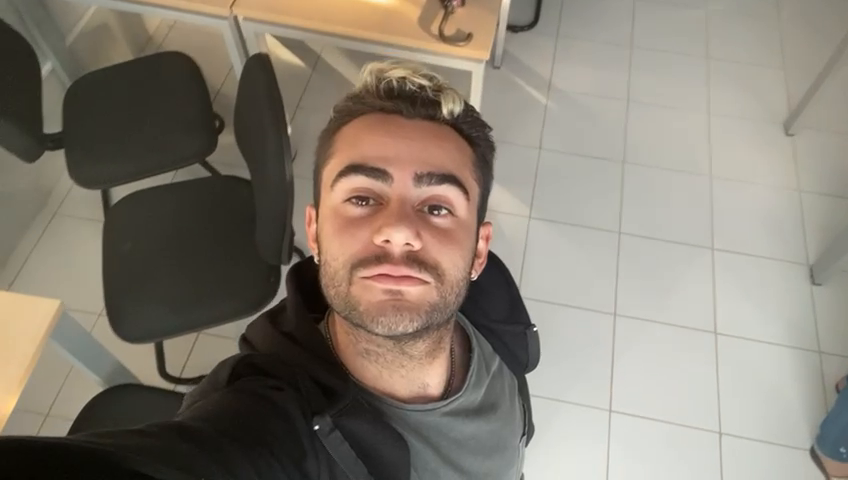
#> input picture frame 39 of midia/victorm.mp4, 848 x 480 px, given in place of victor.mov, which was not available
$ python teste.py
#> lines starting #> are read from the running program, lines starting #| are printed output that depends on the picture; pictures that were not available may be replaced by others from this repository, and a replacement may not be noted
import cv2
import os
import imutils

personName = 'victor'
dataPath = './midia/' #Cambia a la ruta donde hayas almacenado Data
personPath = dataPath + '/' + personName

if not os.path.exists(personPath):
	print('Pasta criada: ',personPath)
	os.makedirs(personPath)

video_path = os.path.join(dataPath, "victor.mov")
cap = cv2.VideoCapture(video_path)

faceClassif = cv2.CascadeClassifier(cv2.data.haarcascades+'haarcascade_frontalface_default.xml')
count = 0

while True:

	ret, frame = cap.read()
#> frame is the input picture: shape (480, 848, 3); mean B, G, R 116, 128, 136.5
	if ret == False: break
	frame =  imutils.resize(frame, width=640)
#> frame: shape (362, 640, 3)
	gray = cv2.cvtColor(frame, cv2.COLOR_BGR2GRAY)
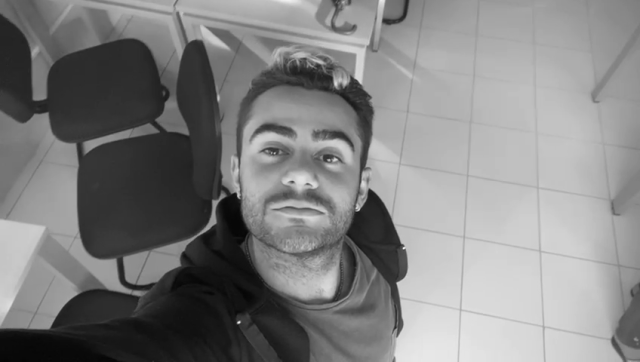
#> gray: shape (362, 640); min 4, max 240, mean 129.2
	auxFrame = frame.copy()

	faces = faceClassif.detectMultiScale(gray,1.3,5)
#> faces = [[218, 86, 165, 165]]

	for (x,y,w,h) in faces:
		cv2.rectangle(frame, (x,y),(x+w,y+h),(0,255,0),2)
		rosto = auxFrame[y:y+h,x:x+w]
		rosto = cv2.resize(rosto,(150,150),interpolation=cv2.INTER_CUBIC)
		cv2.imwrite(personPath + '/rosto_{}.jpg'.format(count),rosto)
		count = count + 1
#> this loop made 1 pass
#> (x, y, w, h, count) on pass 1: (218, 86, 165, 165, 1)
#> pass 1, `rosto = auxFrame[y:y+h,x:x+w]`:
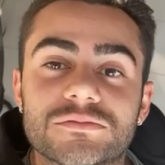
#> rosto: shape (165, 165, 3); mean B, G, R 96.1, 113.2, 148.7
#> after the loop:
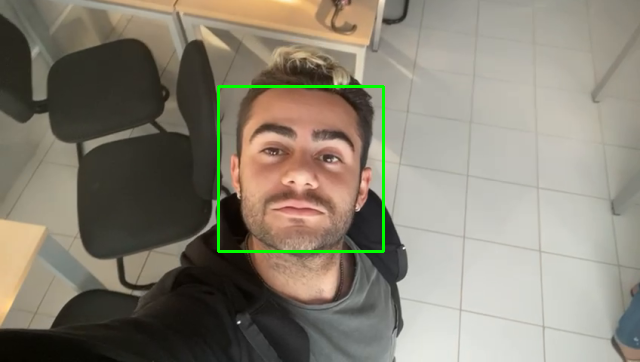
#> frame: shape (362, 640, 3); mean B, G, R 115.3, 129.4, 135.7
#> after the loop, count = 1
	cv2.imshow('frame',frame)

	k =  cv2.waitKey(1)
#> (key Esc is pressed here)
	if k == 27 or count >= 300:
		break

cap.release()
cv2.destroyAllWindows()

$ run again, starting later in the video
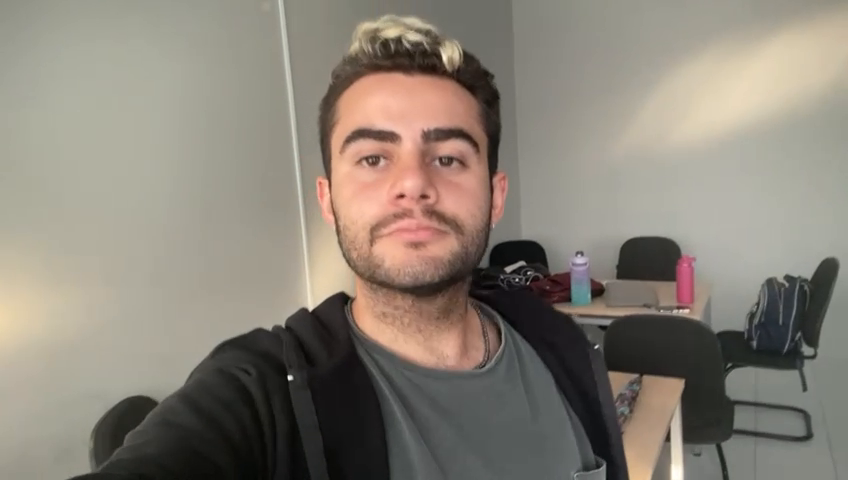
#> input picture frame 314 of midia/victorm.mp4, 848 x 480 px, given in place of victor.mov, which was not available
#> frame is the input picture: shape (480, 848, 3); mean B, G, R 118.7, 129.6, 137.3
#> faces = [[229, 54, 163, 163]]
#> the loop `for (x,y,w,h) in faces:` made 1 pass
#> (x, y, w, h, count) on pass 1: (229, 54, 163, 163, 1)
#> pass 1, `rosto = auxFrame[y:y+h,x:x+w]`:
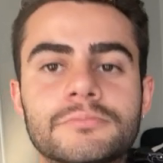
#> rosto: shape (163, 163, 3); mean B, G, R 111.3, 127.7, 165.7
#> after the loop `for (x,y,w,h) in faces:`:
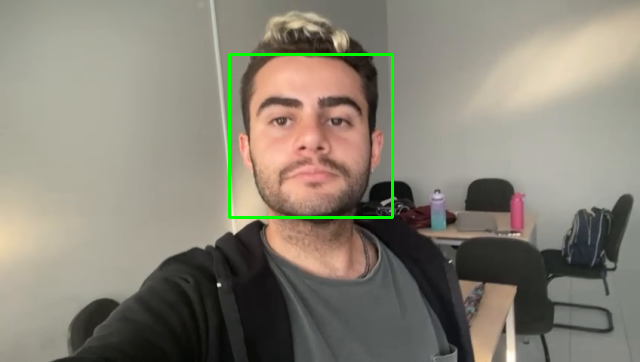
#> frame: shape (362, 640, 3); mean B, G, R 117.8, 130.8, 136.3
#> after the loop `for (x,y,w,h) in faces:`: count = 1
